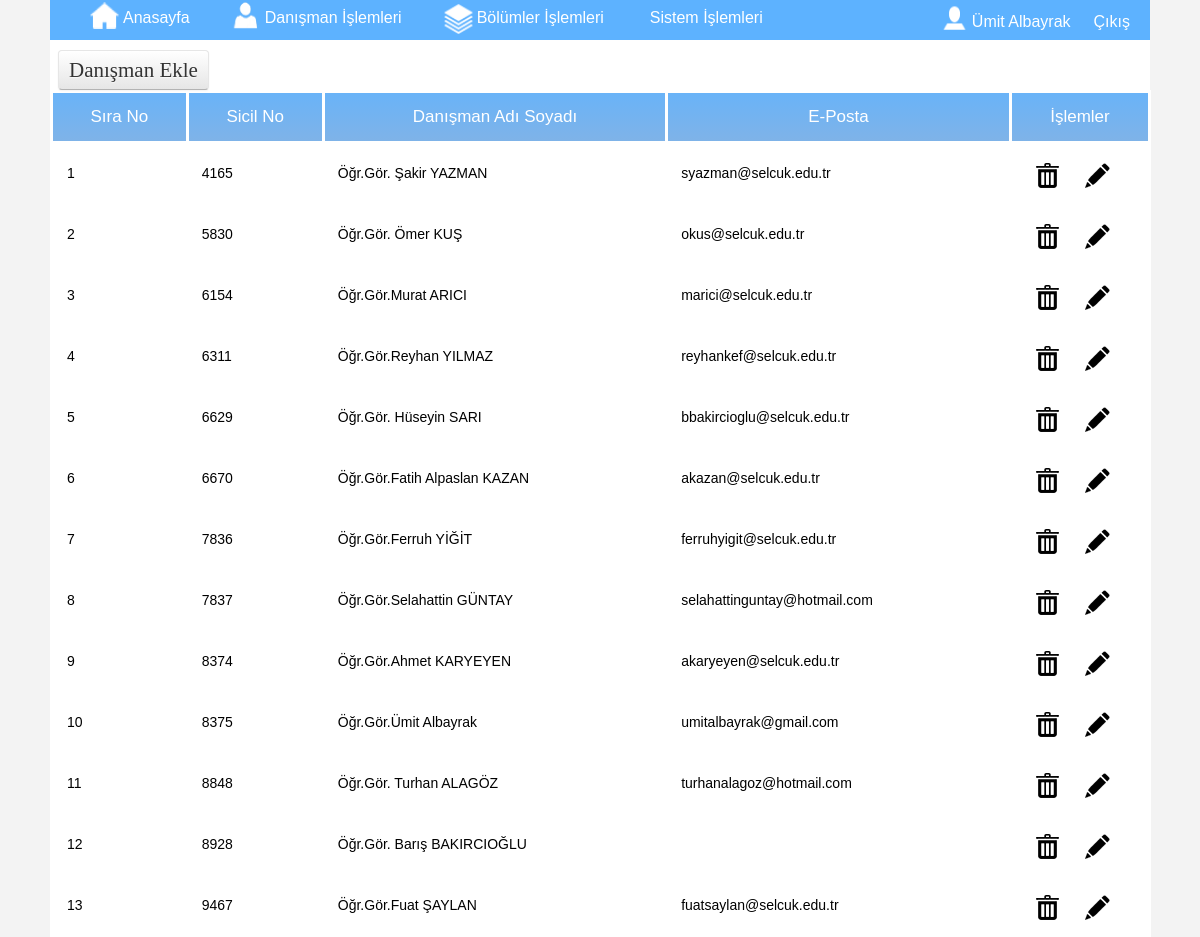
Screenshot of /yonetim/danismanlar.php (signed in) with the database file from the repository.
### tables this page shows
CREATE TABLE `danisman` (
  `dsicil_no` int(50) NOT NULL,
  `dadi_soyadi` varchar(255) NOT NULL,
  `d_bolum` int(20) NOT NULL,
  `d_sifre` varchar(50) NOT NULL,
  `e_posta` varchar(50) NOT NULL,
  PRIMARY KEY  (`dsicil_no`)
);

### yonetim/danismanlar.php (the view, shortened to what this page needs)
<?php
 $sk=$_SESSION['kadi'];
 $ss=$_SESSION['sifre'];
$dent=mysql_query( "select * from yonetim where k_adi='$sk' and k_sifre='$ss'");
$kontrol=mysql_num_rows($dent);
if($kontrol==1)
{
	?><!DOCTYPE html PUBLIC "-//W3C//DTD XHTML 1.0 Transitional//EN" "http://www.w3.org/TR/xhtml1/DTD/xhtml1-transitional.dtd">
<html xmlns="http://www.w3.org/1999/xhtml">
<head>
 <link rel="stylesheet" type="text/css" href="css/stil.css" />
</head>
<body>
<div id="bg">
  <?php
  include('menu.php');
  ?>
  <?php $sorgu=mysql_query("Select * From danisman");?>
 <div id="orta">
  <a href="islem.php?bil=d" class="btnd" style=" color:#333; margin-left:8px; padding-bottom:10px; padding-top:10px;  font-size:21px;"> Danışman Ekle  </a>
   <div class="CSSTableGenerator" >
   <table>
     <tr >
       <td>Sıra No </td>
       <td>Sicil No</td>
       <td>Danışman Adı Soyadı</td>
       <td >E-Posta</td>
       <td >İşlemler</td>
     </tr>
	 <?php
	 $sayac=0;
	 if(mysql_num_rows($sorgu)!=0)
	 while($satir = mysql_fetch_array($sorgu))
     { $sayac=$sayac+1;?>
     <tr >
       <td><?php echo $sayac;?></td>
       <td><?php echo $satir[0]; ?></td>
       <td><?php echo $satir[1]; ?></td>
       <td><?php echo $satir[4]; ?></td>
       <td><div id="sil"><a href="vislem.php?bil=<?php echo $satir[0];?>"><img src="images/sil.png" alt="Sil" width="25" /></a></div>
         <div id="sil"><a href="islem.php?bil=g&d_s=<?php echo $satir[0];?>&d_a=<?php echo $satir[1];?>&d_si=<?php echo $satir[3];?>&d_ep=<?php echo $satir[4]; ?>"><img src="images/guncelle.png" alt="Güncelle" width="25" /></a></div>
      </td>
     </tr>
	<?php }
	else
	{
 echo '<tr>
    <td  width="300" align="center"></td>
	 <td  width="300" align="center"></p></td>
	  <td  width="300" align="center"><p style="color:#e3dada; font-size:20px; ">Herhangi Danışman Kaydı Bulunmiyor</p></td>
   </tr>'	;
	}
	?>
   </table>
   </div>
 </div>
</div>
</body>
</html>
<?php
}else
{
	echo '<meta http-equiv="refresh" content="0;URL=index.php">';
}
?>

### yonetim/menu.php (shortened to what this page needs)
<?php
echo '<div id="menu">
   <div id="ekle">
      <div id="ic_logo"><a href="anasayfa.php"><img src="images/ana.png" width="29" height="27" alt="d_ekle" /></a></div>
      <div id="ekle_yazi"><a href="anasayfa.php"> Anasayfa </a></div>
         </div>
    <div id="ekle">
      <div id="ic_logo"><a href="danismanlar.php"><img src="images/ekle.png" width="29" height="34" alt="d_ekle" /></a></div>
      <div id="ekle_yazi"><a href="danismanlar.php"> Danışman İşlemleri </a></div>
         </div>
		 <div id="ekle">
      <div id="ic_logo"><a href="bolumler.php"><img src="images/bolum.png" width="29" height="34" alt="d_ekle" /></a></div>
      <div id="ekle_yazi"><a href="bolumler.php"> Bölümler İşlemleri </a></div>
         </div>
		  <div id="ekle">
      <div id="ekle_yazi"><a href="sistem.php"> Sistem İşlemleri</a></div>
         </div>
         <div id="kullanci_bil"> <div id="kullanci_resim"> <a href="#"><img src="images/k_resim.png" width="29" height="34" alt="d_ekle" /></a></div><div id="kullanci_adi"><a href="cikis.php">Çıkış</a> </div>
                  <div id="kullanci_adi"><a href="#">Ümit Albayrak</a> </div>
         </div>
  </div>';
?>

### yonetim/danismanlar.php (style rules this page uses)
a:link { text-decoration: none; color: #FFFFFF; }

### rows the page displays
danisman: dsicil_no "4165", dadi_soyadi "Öğr.Gör. Şakir YAZMAN", e_posta "syazman@selcuk.edu.tr"
danisman: dsicil_no "5830", dadi_soyadi "Öğr.Gör. Ömer KUŞ", e_posta "okus@selcuk.edu.tr"
danisman: dsicil_no "6154", dadi_soyadi "Öğr.Gör.Murat ARICI", e_posta "marici@selcuk.edu.tr"
danisman: dsicil_no "6311", dadi_soyadi "Öğr.Gör.Reyhan YILMAZ", e_posta "reyhankef@selcuk.edu.tr"
danisman: dsicil_no "6629", dadi_soyadi "Öğr.Gör. Hüseyin SARI", e_posta "bbakircioglu@selcuk.edu.tr"
danisman: dsicil_no "6670", dadi_soyadi "Öğr.Gör.Fatih Alpaslan KAZAN", e_posta "akazan@selcuk.edu.tr"
danisman: dsicil_no "7836", dadi_soyadi "Öğr.Gör.Ferruh YİĞİT", e_posta "ferruhyigit@selcuk.edu.tr"
danisman: dsicil_no "7837", dadi_soyadi "Öğr.Gör.Selahattin GÜNTAY", e_posta "selahattinguntay@hotmail.com"
danisman: dsicil_no "8374", dadi_soyadi "Öğr.Gör.Ahmet KARYEYEN", e_posta "akaryeyen@selcuk.edu.tr"
danisman: dsicil_no "8375", dadi_soyadi "Öğr.Gör.Ümit Albayrak", e_posta "umitalbayrak@gmail.com"
danisman: dsicil_no "8848", dadi_soyadi "Öğr.Gör. Turhan ALAGÖZ", e_posta "turhanalagoz@hotmail.com"
danisman: dsicil_no "8928", dadi_soyadi "Öğr.Gör. Barış BAKIRCIOĞLU"
danisman: dsicil_no "9467", dadi_soyadi "Öğr.Gör.Fuat ŞAYLAN", e_posta "fuatsaylan@selcuk.edu.tr"
